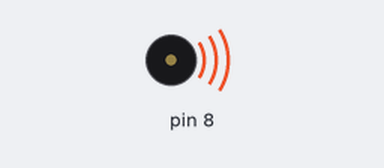
Recording of a sketch running on a simulated Arduino Uno, built with avr-gcc and run on an emulated ATmega328P. Shown: buzzer (waves = sounding).

Above: at 0.18 s.
At 3.1 s:
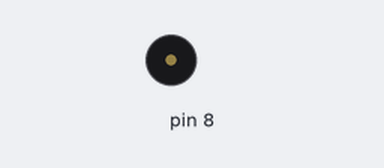
Timing chart, 0 to 5.9 s (numbered marks = the images above):
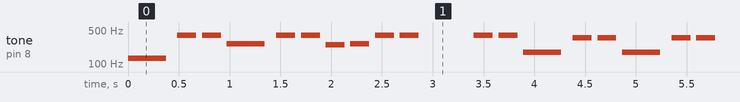

Measured:
- by itself, tone on pin 8: plays 131 Hz for 0.38 s, 392 Hz for 0.19 s, 392 Hz for 0.19 s, 262 Hz for 0.38 s, 392 Hz for 0.19 s, 392 Hz for 0.19 s … (388 notes in this stretch)

The sketch:

Kahoot_.ino
```cpp
#define NOTE_C2  65
#define NOTE_CS2 69
#define NOTE_D2  73
#define NOTE_DS2 78
#define NOTE_E2  82
#define NOTE_F2  87
#define NOTE_FS2 93
#define NOTE_G2  98
#define NOTE_GS2 104
#define NOTE_A2  110
#define NOTE_AS2 117
#define NOTE_B2  123
#define NOTE_C3  131
#define NOTE_CS3 139
#define NOTE_D3  147
#define NOTE_DS3 156
#define NOTE_E3  165
#define NOTE_F3  175
#define NOTE_FS3 185
#define NOTE_G3  196
#define NOTE_GS3 208
#define NOTE_A3  220
#define NOTE_AS3 233
#define NOTE_B3  247
#define NOTE_C4  262
#define NOTE_CS4 277
#define NOTE_D4  294
#define NOTE_DS4 311
#define NOTE_E4  330
#define NOTE_F4  349
#define NOTE_FS4 370
#define NOTE_G4  392
#define NOTE_GS4 415
#define NOTE_A4  440
#define NOTE_AS4 466
#define NOTE_B4  494
#define NOTE_C5  523


void setup() {
}

void loop() {
  play();//Play the music.
  delay(300);//Pause for a while.
}

// notes in the melody:
int melody[] = {
  NOTE_C3,//4
  NOTE_G4,//8
  NOTE_G4,//8
  NOTE_C4,//4
  NOTE_G4,//8
  NOTE_G4,//8
  NOTE_B3,//8
  NOTE_C4,//8
  NOTE_G4,//8
  NOTE_G4,//8
  0,
  NOTE_G4,//8
  NOTE_G4,//8
  NOTE_F3,//4
  NOTE_F4,//8
  NOTE_F4,//8
  NOTE_F3,//4
  NOTE_F4,//8
  NOTE_F4,//8
  0,
  NOTE_F4,//8
  NOTE_F4,//8
  NOTE_E3,//8
  NOTE_D3,//8
  NOTE_E4,//8
  NOTE_E4,//8

  NOTE_C3,//4
  NOTE_G4,//8
  NOTE_G4,//8
  NOTE_C4,//4
  NOTE_G4,//8
  NOTE_G4,//8
  NOTE_B3,//8
  NOTE_C4,//8
  NOTE_G4,//8
  NOTE_G4,//8
  0,
  NOTE_G4,//8
  NOTE_G4,//8
  NOTE_F3,//4
  NOTE_F4,//8
  NOTE_F4,//8
  NOTE_F3,//4
  NOTE_F4,//8
  NOTE_F4,//8
  0,
  NOTE_F4,//8
  NOTE_F4,//8
  NOTE_E3,//8
  NOTE_D3,//8
  NOTE_E4,//8
  NOTE_E4,//8

  NOTE_E4,//16
  0,//16
  NOTE_E4,//16
  0,//16
  NOTE_G4,//16
  0,//16
  NOTE_G4,//16
  0,//16
  NOTE_C4,//16
  0,//16
  NOTE_C4,//16
  0,//16
  NOTE_G4,//16
  0,//16
  NOTE_G4,//16
  0,//16
  0,//4

  NOTE_G4,//16
  0,//16
  NOTE_G4,//16
  0,//16
  0,//4

  NOTE_G4,//16
  0,//16
  NOTE_G4,//16
  0,//16
  NOTE_F3,//4
  NOTE_F4,//16
  0,//16
  NOTE_F4,//16
  0,//16
  NOTE_F3,//4
  NOTE_F4,//16
  0,//16
  NOTE_F4,//16
  0,//16
  0,//4

  NOTE_F4,//16
  0,//16
  NOTE_F4,//16
  0,//16
  NOTE_E3,//8
  NOTE_D3,//8
  NOTE_E4,//16
  0,//16
  NOTE_E4,//16
  0,//16

  NOTE_E4,//16
  0,//16
  NOTE_E4,//16
  0,//16
  NOTE_G4,//16
  0,//16
  NOTE_G4,//16
  0,//16
  NOTE_C4,//16
  0,//16
  NOTE_C4,//16
  0,//16
  NOTE_G4,//16
  0,//16
  NOTE_G4,//16
  0,//16
  0,//4

  NOTE_G4,//16
  0,//16
  NOTE_G4,//16
  0,//16
  0,//4

  NOTE_G4,//16
  0,//16
  NOTE_G4,//16
  0,//16
  NOTE_F3,//4
  NOTE_F4,//16
  0,//16
  NOTE_F4,//16
  0,//16
  NOTE_F3,//4
  NOTE_F4,//16
  0,//16
  NOTE_F4,//16
  0,//16
  0,//4

  NOTE_F4,//16
  0,//16
  NOTE_F4,//16
  0,//16
  NOTE_E3,//8
  NOTE_D3,//8
  NOTE_E4,//16
  0,//16
  NOTE_E4,//16
  0,//16
};

int noteDurations[] = {
  4, 8, 8, 4, 8, 8, 8, 8, 8, 8,
  4,
  8, 8, 4, 8, 8, 4, 8, 8,
  4,
  8, 8, 8, 8, 8, 8,
  4, 8, 8, 4, 8, 8, 8, 8, 8, 8,
  4,
  8, 8, 4, 8, 8, 4, 8, 8,
  4,
  8, 8, 8, 8, 8, 8,
  16, 16, 16, 16, 16, 16, 16, 16, 16, 16, 16, 16, 16, 16, 16, 16,
  4,
  16, 16, 16, 16,
  4,
  16, 16, 16, 16, 4, 16, 16, 16, 16, 4, 16, 16, 16, 16,
  4,
  16, 16, 16, 16, 8, 8, 16, 16, 16, 16,
  16, 16, 16, 16, 16, 16, 16, 16, 16, 16, 16, 16, 16, 16, 16, 16,
  4,
  16, 16, 16, 16,
  4,
  16, 16, 16, 16, 4, 16, 16, 16, 16, 4, 16, 16, 16, 16,
  4,
  16, 16, 16, 16, 8, 8, 16, 16, 16, 16,
};

void play()
{
  for (int thisNote = 0; thisNote < 29; thisNote++) {

    // to calculate the note duration, take one second
    // divided by the note type.
    //e.g. quarter note = 1000 / 4, eighth note = 1000/8, etc.
    int noteDuration = 1500 / noteDurations[thisNote];
    tone(8, melody[thisNote], noteDuration);

    // to distinguish the notes, set a minimum time between them.
    // the note's duration + 30% seems to work well:
    int pauseBetweenNotes = noteDuration * 1.30;
    delay(pauseBetweenNotes);
    // stop the tone playing:
    noTone(8);
  }
}
```
